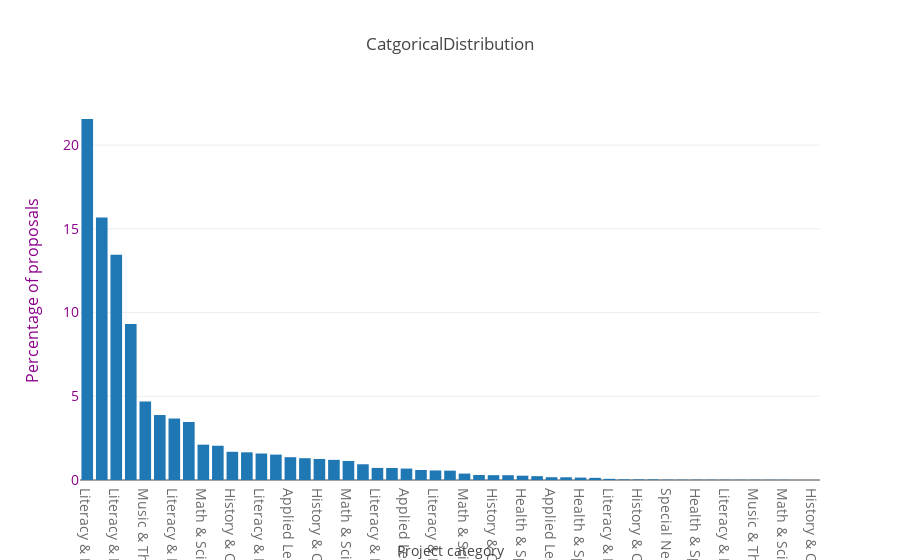

Notebook source saved alongside this figure:
### Code cell
# Data visualization and checking important features
import plotly.graph_objs as go
import plotly.offline as py
py.init_notebook_mode(connected=True)
import matplotlib.pyplot as plt
categories_count= train_data["project_subject_categories"].value_counts()
grph = go.Bar(x = categories_count.index, y = (categories_count / categories_count.sum())*100,)
data = [grph]
layout = go.Layout(
    title = "CatgoricalDistribution",
    xaxis=dict(
        title='Project category',
        tickfont=dict(
            size=14,
            color='rgb(107, 107, 107)'
        )
    ),
    yaxis=dict(
        title='Percentage of proposals',
        titlefont=dict(
            size=16,
            color='rgb(139, 0, 139)'
        ),
        tickfont=dict(
            size=14,
            color='rgb(139, 0, 139)'
        )
)
)
fig = go.Figure(data=data, layout=layout)
py.iplot(fig)

### Figure 1 — Plotly figure (JSON) as saved in the notebook; plotly's stock layout.template omitted (floating-point values rounded to 4 significant figures)
{"data": [{"type": "bar", "x": ["Literacy & Language", "Math & Science", "Literacy & Language, Math & Science", "Health & Sports", "Music & The Arts", "Special Needs", "Literacy & Language, Special Needs", "Applied Learning", "Math & Science, Literacy & Language", "Applied Learning, Literacy & Language", "History & Civics", "Math & Science, Special Needs", "Literacy & Language, Music & The Arts", "Math & Science, Music & The Arts", "Applied Learning, Special Needs", "Health & Sports, Special Needs", "History & Civics, Literacy & Language", "Warmth, Care & Hunger", "Math & Science, Applied Learning", "Applied Learning, Math & Science", "Literacy & Language, History & Civics", "Health & Sports, Literacy & Language", "Applied Learning, Music & The Arts", "Math & Science, History & Civics", "Literacy & Language, Applied Learning", "Applied Learning, Health & Sports", "Math & Science, Health & Sports", "History & Civics, Music & The Arts", "History & Civics, Math & Science", "Special Needs, Music & The Arts", "Health & Sports, Math & Science", "History & Civics, Special Needs", "Applied Learning, History & Civics", "Health & Sports, Applied Learning", "Health & Sports, Music & The Arts", "Music & The Arts, Special Needs", "Literacy & Language, Health & Sports", "Health & Sports, History & Civics", "History & Civics, Applied Learning", "Special Needs, Health & Sports", "Special Needs, Warmth, Care & Hunger", "Music & The Arts, Health & Sports", "Health & Sports, Warmth, Care & Hunger", "Music & The Arts, History & Civics", "Literacy & Language, Warmth, Care & Hunger", "Applied Learning, Warmth, Care & Hunger", "Music & The Arts, Applied Learning", "History & Civics, Health & Sports", "Math & Science, Warmth, Care & Hunger", "Music & The Arts, Warmth, Care & Hunger", "History & Civics, Warmth, Care & Hunger"], "y": [21.56, 15.68, 13.46, 9.31, 4.683, 3.88, 3.671, 3.466, 2.111, 2.046, 1.683, 1.653, 1.581, 1.516, 1.363, 1.301, 1.257, 1.203, 1.137, 0.9397, 0.7222, 0.7184, 0.6816, 0.597, 0.5701, 0.5591, 0.3828, 0.2988, 0.2883, 0.2861, 0.2581, 0.229, 0.1664, 0.1631, 0.1439, 0.1291, 0.06975, 0.0368, 0.0357, 0.03515, 0.01922, 0.01757, 0.01703, 0.01593, 0.01373, 0.01208, 0.01153, 0.01098, 0.01043, 0.001648, 0.0005492]}], "layout": {"title": "CatgoricalDistribution", "xaxis": {"tickfont": {"color": "rgb(107, 107, 107)", "size": 14}, "title": "Project category"}, "yaxis": {"tickfont": {"color": "rgb(139, 0, 139)", "size": 14}, "title": "Percentage of proposals", "titlefont": {"color": "rgb(139, 0, 139)", "size": 16}}}}
